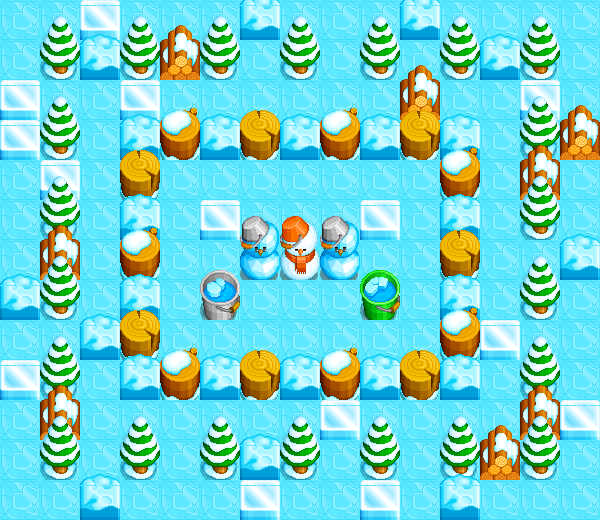

Tiled map render using the project's own tile images. Description and the map definition, with tile-layer contents summarised, below:
An orthogonal 15x13 tile map with 40x40 px tiles, 3 tile layers (background, architecture-real, architecture-float), 3 tilesets and 4 objects (spawnpoint1, spawnpoint2, spawnpoint3, spawnpoint4).

<map version="1.0" orientation="orthogonal" renderorder="right-down" width="15" height="13" tilewidth="40" tileheight="40" nextobjectid="8">
 <tileset firstgid="1" name="map_ice_tile2" tilewidth="40" tileheight="40" tilecount="1" columns="1">
  <image source="map_ice_tile2.png" width="40" height="40" />
 </tileset>
 <tileset firstgid="2" name="map_ice_tile" tilewidth="40" tileheight="80" tilecount="10" columns="10">
  <image source="map_ice_tile.png" width="400" height="86" />
  <tile id="0">
   <properties>
    <property name="destructible" type="bool" value="false" />
   </properties>
  </tile>
  <tile id="1">
   <properties>
    <property name="destructible" type="bool" value="true" />
   </properties>
  </tile>
  <tile id="2">
   <properties>
    <property name="destructible" type="bool" value="true" />
   </properties>
  </tile>
  <tile id="3">
   <properties>
    <property name="destructible" type="bool" value="true" />
   </properties>
  </tile>
  <tile id="4">
   <properties>
    <property name="destructible" type="bool" value="false" />
   </properties>
  </tile>
  <tile id="5">
   <properties>
    <property name="destructible" type="bool" value="false" />
   </properties>
  </tile>
  <tile id="6">
   <properties>
    <property name="destructible" type="bool" value="false" />
   </properties>
  </tile>
  <tile id="7">
   <properties>
    <property name="destructible" type="bool" value="false" />
   </properties>
  </tile>
  <tile id="8">
   <properties>
    <property name="destructible" type="bool" value="true" />
   </properties>
  </tile>
  <tile id="9">
   <properties>
    <property name="destructible" type="bool" value="false" />
   </properties>
  </tile>
 </tileset>
 <tileset firstgid="12" name="map_ice_tile" tilewidth="40" tileheight="40" tilecount="20" columns="10">
  <image source="map_ice_tile.png" width="400" height="86" />
 </tileset>
 <layer name="background" width="15" height="13">
  <data>[195 cells, 195 non-empty, 1 distinct tile ids]</data>
 </layer>
 <layer name="architecture-real" width="15" height="13">
  <data>[195 cells, 87 non-empty, 10 distinct tile ids]</data>
 </layer>
 <layer name="architecture-float" width="15" height="13">
  <data>[195 cells, 69 non-empty, 9 distinct tile ids]</data>
 </layer>
 <objectgroup name="objects">
  <object id="3" name="spawnpoint1" x="280" y="160" width="40" height="40" />
  <object id="4" name="spawnpoint2" x="560" y="0" width="40" height="40" />
  <object id="5" name="spawnpoint3" x="0" y="40" width="40" height="40" />
  <object id="6" name="spawnpoint4" x="560" y="480" width="40" height="40" />
 </objectgroup>
</map>
